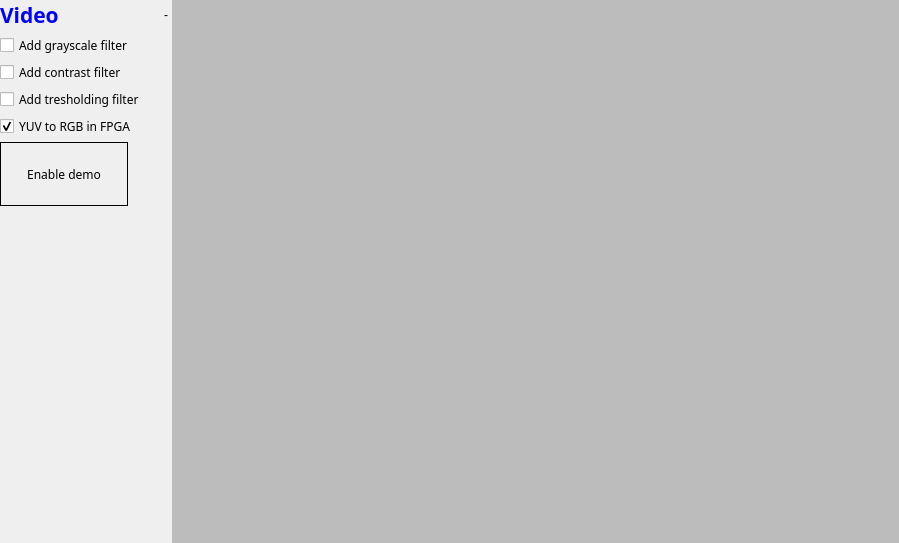
<?xml version="1.0" encoding="UTF-8"?>
<ui version="4.0">
 <class>VideoFrame</class>
 <widget class="QFrame" name="VideoFrame">
  <property name="geometry">
   <rect>
    <x>0</x>
    <y>0</y>
    <width>899</width>
    <height>543</height>
   </rect>
  </property>
  <property name="sizePolicy">
   <sizepolicy hsizetype="MinimumExpanding" vsizetype="MinimumExpanding">
    <horstretch>0</horstretch>
    <verstretch>0</verstretch>
   </sizepolicy>
  </property>
  <property name="windowTitle">
   <string>Frame</string>
  </property>
  <layout class="QHBoxLayout" name="horizontalLayout" stretch="0,1">
   <property name="spacing">
    <number>4</number>
   </property>
   <property name="leftMargin">
    <number>0</number>
   </property>
   <property name="topMargin">
    <number>0</number>
   </property>
   <property name="rightMargin">
    <number>0</number>
   </property>
   <property name="bottomMargin">
    <number>0</number>
   </property>
   <item>
    <layout class="QVBoxLayout" name="verticalLayout_8">
     <item>
      <layout class="QHBoxLayout" name="horizontalLayout_9">
       <property name="spacing">
        <number>2</number>
       </property>
       <item>
        <widget class="QLabel" name="lblVideoDemo">
         <property name="palette">
          <palette>
           <active>
            <colorrole role="WindowText">
             <brush brushstyle="SolidPattern">
              <color alpha="255">
               <red>0</red>
               <green>0</green>
               <blue>255</blue>
              </color>
             </brush>
            </colorrole>
           </active>
           <inactive>
            <colorrole role="WindowText">
             <brush brushstyle="SolidPattern">
              <color alpha="255">
               <red>0</red>
               <green>0</green>
               <blue>255</blue>
              </color>
             </brush>
            </colorrole>
           </inactive>
           <disabled>
            <colorrole role="WindowText">
             <brush brushstyle="SolidPattern">
              <color alpha="255">
               <red>127</red>
               <green>127</green>
               <blue>127</blue>
              </color>
             </brush>
            </colorrole>
           </disabled>
          </palette>
         </property>
         <property name="font">
          <font>
           <family>OpenSymbol</family>
           <pointsize>16</pointsize>
           <weight>75</weight>
           <italic>false</italic>
           <bold>true</bold>
          </font>
         </property>
         <property name="text">
          <string>Video</string>
         </property>
         <property name="scaledContents">
          <bool>false</bool>
         </property>
        </widget>
       </item>
       <item>
        <spacer name="horizontalSpacer_5">
         <property name="orientation">
          <enum>Qt::Horizontal</enum>
         </property>
         <property name="sizeHint" stdset="0">
          <size>
           <width>40</width>
           <height>20</height>
          </size>
         </property>
        </spacer>
       </item>
       <item>
        <widget class="QLabel" name="lblVideoStats">
         <property name="text">
          <string>-</string>
         </property>
         <property name="alignment">
          <set>Qt::AlignRight|Qt::AlignTrailing|Qt::AlignVCenter</set>
         </property>
        </widget>
       </item>
      </layout>
     </item>
     <item>
      <layout class="QVBoxLayout" name="verticalLayout_5">
       <item>
        <widget class="QCheckBox" name="cbFilterGray">
         <property name="font">
          <font>
           <family>OpenSymbol</family>
          </font>
         </property>
         <property name="text">
          <string>Add grayscale filter</string>
         </property>
         <property name="iconSize">
          <size>
           <width>16</width>
           <height>16</height>
          </size>
         </property>
         <property name="checkable">
          <bool>true</bool>
         </property>
        </widget>
       </item>
       <item>
        <widget class="QCheckBox" name="cbFilterContrast">
         <property name="font">
          <font>
           <family>OpenSymbol</family>
          </font>
         </property>
         <property name="text">
          <string>Add contrast filter</string>
         </property>
         <property name="iconSize">
          <size>
           <width>16</width>
           <height>16</height>
          </size>
         </property>
         <property name="checkable">
          <bool>true</bool>
         </property>
        </widget>
       </item>
       <item>
        <widget class="QCheckBox" name="cbFilterTreshold">
         <property name="font">
          <font>
           <family>OpenSymbol</family>
          </font>
         </property>
         <property name="text">
          <string>Add tresholding filter</string>
         </property>
         <property name="iconSize">
          <size>
           <width>16</width>
           <height>16</height>
          </size>
         </property>
         <property name="checkable">
          <bool>true</bool>
         </property>
        </widget>
       </item>
       <item>
        <widget class="QCheckBox" name="cbYUVToRGB">
         <property name="enabled">
          <bool>true</bool>
         </property>
         <property name="font">
          <font>
           <family>OpenSymbol</family>
          </font>
         </property>
         <property name="text">
          <string>YUV to RGB in FPGA</string>
         </property>
         <property name="checked">
          <bool>true</bool>
         </property>
        </widget>
       </item>
      </layout>
     </item>
     <item>
      <layout class="QHBoxLayout" name="horizontalLayout_10">
       <item>
        <widget class="QPushButton" name="buttonVideodemo">
         <property name="minimumSize">
          <size>
           <width>128</width>
           <height>64</height>
          </size>
         </property>
         <property name="font">
          <font>
           <family>OpenSymbol</family>
          </font>
         </property>
         <property name="focusPolicy">
          <enum>Qt::NoFocus</enum>
         </property>
         <property name="styleSheet">
          <string notr="true">QPushButton:checked
{
        border: 1;
        border-style: solid;
        background-color: rgb(0,0,255);
        color: rgb(255,255,255);
}

QPushButton:pressed
{
        border: 1;
        border-style: solid;
        background-color: rgb(64,64,255);
}

QPushButton
{
        border: 1;
        border-style: solid
}

</string>
         </property>
         <property name="text">
          <string>Enable demo</string>
         </property>
         <property name="checkable">
          <bool>true</bool>
         </property>
         <property name="checked">
          <bool>false</bool>
         </property>
        </widget>
       </item>
       <item>
        <spacer name="horizontalSpacer_6">
         <property name="orientation">
          <enum>Qt::Horizontal</enum>
         </property>
         <property name="sizeHint" stdset="0">
          <size>
           <width>40</width>
           <height>20</height>
          </size>
         </property>
        </spacer>
       </item>
      </layout>
     </item>
     <item>
      <spacer name="verticalSpacer_5">
       <property name="orientation">
        <enum>Qt::Vertical</enum>
       </property>
       <property name="sizeHint" stdset="0">
        <size>
         <width>20</width>
         <height>40</height>
        </size>
       </property>
      </spacer>
     </item>
    </layout>
   </item>
   <item>
    <widget class="VideoWidget" name="video" native="true">
     <property name="sizePolicy">
      <sizepolicy hsizetype="Expanding" vsizetype="Expanding">
       <horstretch>0</horstretch>
       <verstretch>0</verstretch>
      </sizepolicy>
     </property>
     <property name="minimumSize">
      <size>
       <width>640</width>
       <height>240</height>
      </size>
     </property>
     <property name="maximumSize">
      <size>
       <width>1920</width>
       <height>1080</height>
      </size>
     </property>
     <property name="baseSize">
      <size>
       <width>640</width>
       <height>480</height>
      </size>
     </property>
     <property name="palette">
      <palette>
       <active>
        <colorrole role="WindowText">
         <brush brushstyle="SolidPattern">
          <color alpha="255">
           <red>0</red>
           <green>0</green>
           <blue>0</blue>
          </color>
         </brush>
        </colorrole>
        <colorrole role="Button">
         <brush brushstyle="SolidPattern">
          <color alpha="255">
           <red>188</red>
           <green>188</green>
           <blue>188</blue>
          </color>
         </brush>
        </colorrole>
        <colorrole role="Light">
         <brush brushstyle="SolidPattern">
          <color alpha="255">
           <red>255</red>
           <green>255</green>
           <blue>255</blue>
          </color>
         </brush>
        </colorrole>
        <colorrole role="Midlight">
         <brush brushstyle="SolidPattern">
          <color alpha="255">
           <red>221</red>
           <green>221</green>
           <blue>221</blue>
          </color>
         </brush>
        </colorrole>
        <colorrole role="Dark">
         <brush brushstyle="SolidPattern">
          <color alpha="255">
           <red>94</red>
           <green>94</green>
           <blue>94</blue>
          </color>
         </brush>
        </colorrole>
        <colorrole role="Mid">
         <brush brushstyle="SolidPattern">
          <color alpha="255">
           <red>125</red>
           <green>125</green>
           <blue>125</blue>
          </color>
         </brush>
        </colorrole>
        <colorrole role="Text">
         <brush brushstyle="SolidPattern">
          <color alpha="255">
           <red>0</red>
           <green>0</green>
           <blue>0</blue>
          </color>
         </brush>
        </colorrole>
        <colorrole role="BrightText">
         <brush brushstyle="SolidPattern">
          <color alpha="255">
           <red>255</red>
           <green>255</green>
           <blue>255</blue>
          </color>
         </brush>
        </colorrole>
        <colorrole role="ButtonText">
         <brush brushstyle="SolidPattern">
          <color alpha="255">
           <red>0</red>
           <green>0</green>
           <blue>0</blue>
          </color>
         </brush>
        </colorrole>
        <colorrole role="Base">
         <brush brushstyle="SolidPattern">
          <color alpha="255">
           <red>255</red>
           <green>255</green>
           <blue>255</blue>
          </color>
         </brush>
        </colorrole>
        <colorrole role="Window">
         <brush brushstyle="SolidPattern">
          <color alpha="255">
           <red>188</red>
           <green>188</green>
           <blue>188</blue>
          </color>
         </brush>
        </colorrole>
        <colorrole role="Shadow">
         <brush brushstyle="SolidPattern">
          <color alpha="255">
           <red>0</red>
           <green>0</green>
           <blue>0</blue>
          </color>
         </brush>
        </colorrole>
        <colorrole role="AlternateBase">
         <brush brushstyle="SolidPattern">
          <color alpha="255">
           <red>221</red>
           <green>221</green>
           <blue>221</blue>
          </color>
         </brush>
        </colorrole>
        <colorrole role="ToolTipBase">
         <brush brushstyle="SolidPattern">
          <color alpha="255">
           <red>255</red>
           <green>255</green>
           <blue>220</blue>
          </color>
         </brush>
        </colorrole>
        <colorrole role="ToolTipText">
         <brush brushstyle="SolidPattern">
          <color alpha="255">
           <red>0</red>
           <green>0</green>
           <blue>0</blue>
          </color>
         </brush>
        </colorrole>
       </active>
       <inactive>
        <colorrole role="WindowText">
         <brush brushstyle="SolidPattern">
          <color alpha="255">
           <red>0</red>
           <green>0</green>
           <blue>0</blue>
          </color>
         </brush>
        </colorrole>
        <colorrole role="Button">
         <brush brushstyle="SolidPattern">
          <color alpha="255">
           <red>188</red>
           <green>188</green>
           <blue>188</blue>
          </color>
         </brush>
        </colorrole>
        <colorrole role="Light">
         <brush brushstyle="SolidPattern">
          <color alpha="255">
           <red>255</red>
           <green>255</green>
           <blue>255</blue>
          </color>
         </brush>
        </colorrole>
        <colorrole role="Midlight">
         <brush brushstyle="SolidPattern">
          <color alpha="255">
           <red>221</red>
           <green>221</green>
           <blue>221</blue>
          </color>
         </brush>
        </colorrole>
        <colorrole role="Dark">
         <brush brushstyle="SolidPattern">
          <color alpha="255">
           <red>94</red>
           <green>94</green>
           <blue>94</blue>
          </color>
         </brush>
        </colorrole>
        <colorrole role="Mid">
         <brush brushstyle="SolidPattern">
          <color alpha="255">
           <red>125</red>
           <green>125</green>
           <blue>125</blue>
          </color>
         </brush>
        </colorrole>
        <colorrole role="Text">
         <brush brushstyle="SolidPattern">
          <color alpha="255">
           <red>0</red>
           <green>0</green>
           <blue>0</blue>
          </color>
         </brush>
        </colorrole>
        <colorrole role="BrightText">
         <brush brushstyle="SolidPattern">
          <color alpha="255">
           <red>255</red>
           <green>255</green>
           <blue>255</blue>
          </color>
         </brush>
        </colorrole>
        <colorrole role="ButtonText">
         <brush brushstyle="SolidPattern">
          <color alpha="255">
           <red>0</red>
           <green>0</green>
           <blue>0</blue>
          </color>
         </brush>
        </colorrole>
        <colorrole role="Base">
         <brush brushstyle="SolidPattern">
          <color alpha="255">
           <red>255</red>
           <green>255</green>
           <blue>255</blue>
          </color>
         </brush>
        </colorrole>
        <colorrole role="Window">
         <brush brushstyle="SolidPattern">
          <color alpha="255">
           <red>188</red>
           <green>188</green>
           <blue>188</blue>
          </color>
         </brush>
        </colorrole>
        <colorrole role="Shadow">
         <brush brushstyle="SolidPattern">
          <color alpha="255">
           <red>0</red>
           <green>0</green>
           <blue>0</blue>
          </color>
         </brush>
        </colorrole>
        <colorrole role="AlternateBase">
         <brush brushstyle="SolidPattern">
          <color alpha="255">
           <red>221</red>
           <green>221</green>
           <blue>221</blue>
          </color>
         </brush>
        </colorrole>
        <colorrole role="ToolTipBase">
         <brush brushstyle="SolidPattern">
          <color alpha="255">
           <red>255</red>
           <green>255</green>
           <blue>220</blue>
          </color>
         </brush>
        </colorrole>
        <colorrole role="ToolTipText">
         <brush brushstyle="SolidPattern">
          <color alpha="255">
           <red>0</red>
           <green>0</green>
           <blue>0</blue>
          </color>
         </brush>
        </colorrole>
       </inactive>
       <disabled>
        <colorrole role="WindowText">
         <brush brushstyle="SolidPattern">
          <color alpha="255">
           <red>94</red>
           <green>94</green>
           <blue>94</blue>
          </color>
         </brush>
        </colorrole>
        <colorrole role="Button">
         <brush brushstyle="SolidPattern">
          <color alpha="255">
           <red>188</red>
           <green>188</green>
           <blue>188</blue>
          </color>
         </brush>
        </colorrole>
        <colorrole role="Light">
         <brush brushstyle="SolidPattern">
          <color alpha="255">
           <red>255</red>
           <green>255</green>
           <blue>255</blue>
          </color>
         </brush>
        </colorrole>
        <colorrole role="Midlight">
         <brush brushstyle="SolidPattern">
          <color alpha="255">
           <red>221</red>
           <green>221</green>
           <blue>221</blue>
          </color>
         </brush>
        </colorrole>
        <colorrole role="Dark">
         <brush brushstyle="SolidPattern">
          <color alpha="255">
           <red>94</red>
           <green>94</green>
           <blue>94</blue>
          </color>
         </brush>
        </colorrole>
        <colorrole role="Mid">
         <brush brushstyle="SolidPattern">
          <color alpha="255">
           <red>125</red>
           <green>125</green>
           <blue>125</blue>
          </color>
         </brush>
        </colorrole>
        <colorrole role="Text">
         <brush brushstyle="SolidPattern">
          <color alpha="255">
           <red>94</red>
           <green>94</green>
           <blue>94</blue>
          </color>
         </brush>
        </colorrole>
        <colorrole role="BrightText">
         <brush brushstyle="SolidPattern">
          <color alpha="255">
           <red>255</red>
           <green>255</green>
           <blue>255</blue>
          </color>
         </brush>
        </colorrole>
        <colorrole role="ButtonText">
         <brush brushstyle="SolidPattern">
          <color alpha="255">
           <red>94</red>
           <green>94</green>
           <blue>94</blue>
          </color>
         </brush>
        </colorrole>
        <colorrole role="Base">
         <brush brushstyle="SolidPattern">
          <color alpha="255">
           <red>188</red>
           <green>188</green>
           <blue>188</blue>
          </color>
         </brush>
        </colorrole>
        <colorrole role="Window">
         <brush brushstyle="SolidPattern">
          <color alpha="255">
           <red>188</red>
           <green>188</green>
           <blue>188</blue>
          </color>
         </brush>
        </colorrole>
        <colorrole role="Shadow">
         <brush brushstyle="SolidPattern">
          <color alpha="255">
           <red>0</red>
           <green>0</green>
           <blue>0</blue>
          </color>
         </brush>
        </colorrole>
        <colorrole role="AlternateBase">
         <brush brushstyle="SolidPattern">
          <color alpha="255">
           <red>188</red>
           <green>188</green>
           <blue>188</blue>
          </color>
         </brush>
        </colorrole>
        <colorrole role="ToolTipBase">
         <brush brushstyle="SolidPattern">
          <color alpha="255">
           <red>255</red>
           <green>255</green>
           <blue>220</blue>
          </color>
         </brush>
        </colorrole>
        <colorrole role="ToolTipText">
         <brush brushstyle="SolidPattern">
          <color alpha="255">
           <red>0</red>
           <green>0</green>
           <blue>0</blue>
          </color>
         </brush>
        </colorrole>
       </disabled>
      </palette>
     </property>
     <property name="autoFillBackground">
      <bool>true</bool>
     </property>
    </widget>
   </item>
  </layout>
 </widget>
 <customwidgets>
  <customwidget>
   <class>VideoWidget</class>
   <extends>QWidget</extends>
   <header>videowidget.h</header>
   <container>1</container>
  </customwidget>
 </customwidgets>
 <resources/>
 <connections/>
</ui>
